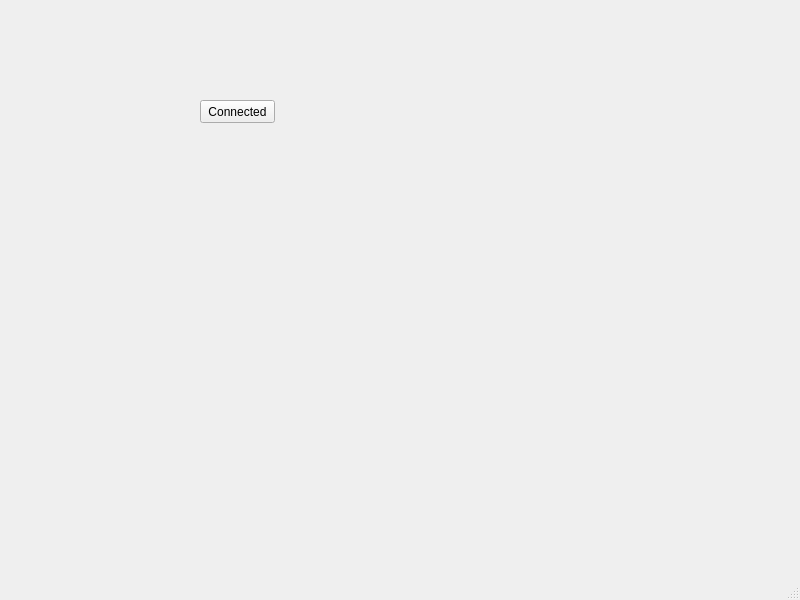
<?xml version="1.0" encoding="UTF-8"?>
<ui version="4.0">
 <class>MainWindow</class>
 <widget class="QMainWindow" name="MainWindow">
  <property name="geometry">
   <rect>
    <x>0</x>
    <y>0</y>
    <width>800</width>
    <height>600</height>
   </rect>
  </property>
  <property name="windowTitle">
   <string>MainWindow</string>
  </property>
  <widget class="QWidget" name="centralwidget">
   <widget class="QPushButton" name="pushButton">
    <property name="geometry">
     <rect>
      <x>200</x>
      <y>100</y>
      <width>75</width>
      <height>23</height>
     </rect>
    </property>
    <property name="text">
     <string>Connected</string>
    </property>
   </widget>
  </widget>
  <widget class="QMenuBar" name="menubar">
   <property name="geometry">
    <rect>
     <x>0</x>
     <y>0</y>
     <width>800</width>
     <height>21</height>
    </rect>
   </property>
  </widget>
  <widget class="QStatusBar" name="statusbar"/>
 </widget>
 <resources/>
 <connections/>
</ui>
